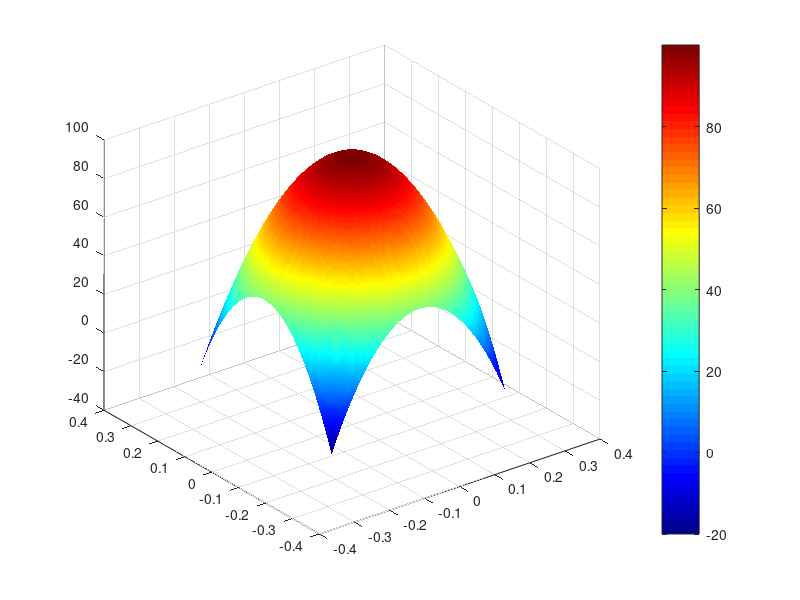

Write the MATLAB code that produced this figure. (Note: this script raises an error after producing the figure.)
clc, clearvars, close all
k = 1; % thermal conductivity
rho = 1; % Density
c_p = 1; % Specific heat capacity

alpha_calculated = k/(rho*c_p); % Thermal diffusivity constant alpha = k/(rho*c_p)

% Silver: 1.66 × 10⁻⁴
% Copper: 1.17 × 10⁻⁴
% Aluminum: 9.70 × 10⁻⁵
% Iron: 2.30 × 10⁻⁵
% Steel: 1.20 × 10⁻⁵
% Concrete: 7.00 × 10⁻⁷
% Glass: 3.40 × 10⁻⁷
% Water: 1.43 × 10⁻⁷
% Air: 1.90 × 10⁻⁵

alpha = 1.17e-4;

% Size parameters
L = 0.5; % Length (x) (meters)
W = 0.5; % Width (y) (meters)
N = 100; % number of samples

% Time parameters
T = 100; % Total time (seconds)
dt = 1; % Time step
t = 0:dt:T; % t domain

% Temperature parameters (°C or K)
hotspot = 100; 
ambient = 20;

dx = L/N;
x = -L/2:dx:L/2-dx; % x domain
dy = W/N;
y = -W/2:dy:W/2-dy; % y domain

[X, Y] = meshgrid(x,y);

%Intital Condition
u0 = hotspot - (hotspot - ambient) * (X.^2 + Y.^2) / max(max(X.^2 + Y.^2)) * 1.5;
%u0 = zeros(N,N);
% u0(abs(X) < L/5 & abs(Y) < W/5) = hotspot - ambient;
u0hat = fft2(u0); %2d fft

kappa_x = (2*pi/L) * [0:N/2-1 -N/2:-1];
kappa_y = (2*pi/W) * [0:N/2-1 -N/2:-1];

[KX, KY] = meshgrid(kappa_x, kappa_y);

u = zeros(length(kappa_x),length(kappa_y),length(t));
for i = 1:length(t)
    uhat = u0hat .* exp(-alpha .* (KX.^2 + KY.^2) .* t(i));
    u(:,:,i) = real(ifft2(uhat)); % temperature equation for x,y,t
    %total_energy(i) = sum(sum(u(:,:,i))) % checking that total energy
end


figure (1)
    surf(X, Y, u(:,:,1));
    shading interp;
    colormap jet;
    colorbar;
    clim([ambient, hotspot]); 
    xlim([-L/2 L/2]);
    ylim([-W/2 W/2]);
    zlim([0, hotspot]);
    xlabel('x'); ylabel('y'); 
    zlabel('Temperature (above ambient)');
    title(['Time = ' num2str(t(1))]);

figure (3)
    surf(X, Y, u(:,:,100));
    shading interp;
    colormap jet;
    colorbar;
    clim([ambient, hotspot]); 
    xlim([-L/2 L/2]);
    ylim([-W/2 W/2]);
    zlim([0, hotspot]);
    xlabel('x'); ylabel('y'); 
    zlabel('Temperature (above ambient)');
    title(['Time = ' num2str(t(100))]);    

figure (4)
    surf(X, Y, u(:,:,51));
    shading interp;
    colormap jet;
    colorbar;
    clim([ambient, hotspot]); 
    xlim([-L/2 L/2]);
    ylim([-W/2 W/2]);
    zlim([0, hotspot]);
    xlabel('x'); ylabel('y'); 
    zlabel('Temperature (above ambient)');
    title(['Time = ' num2str(t(51))]); 

% figure (1)
% for i = 1:length(t)
%     surf(X, Y, u(:,:,i));
%     shading interp;
%     colormap jet;
%     colorbar;
%     clim([ambient, hotspot]); 
%     xlim([-L/2 L/2]);
%     ylim([-W/2 W/2]);
%     zlim([0, hotspot]);
%     xlabel('x'); ylabel('y'); 
%     zlabel('Temperature (above ambient)');
%     title(['Time = ' num2str(t(i))]);
%     drawnow limitrate;
%     pause(0.05);
% end
